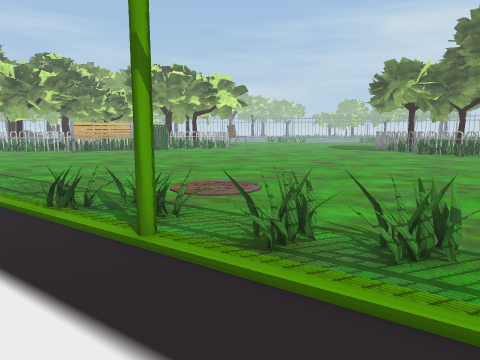
view 1 (above)

24 first-person views from a walk through a Unity game level. The camera is 1.3 m above the floor, tilts 8° down and sees 70° across. The floor is counted in squares, 1 m on a side. Each view is taken from the middle of a square. On the plan, view 1 faces up. The plan holds only what a view shows up to about 15 squares ahead; the rest is blank. The place goes on beyond the plan. The player is left out. Some surface patterns are stand-ins.

view 2
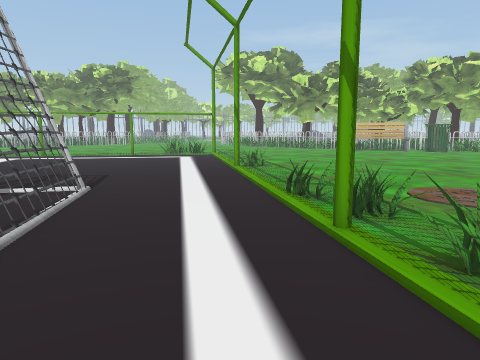

view 3
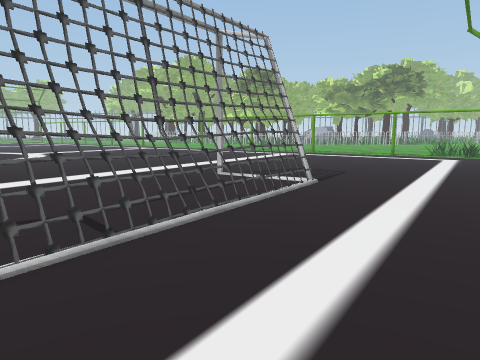

view 4
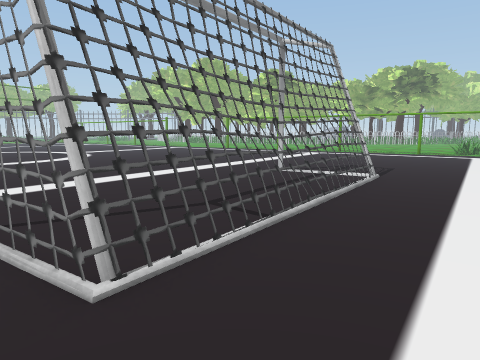

view 5
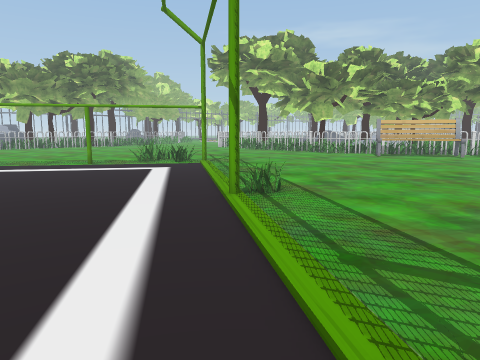

view 6
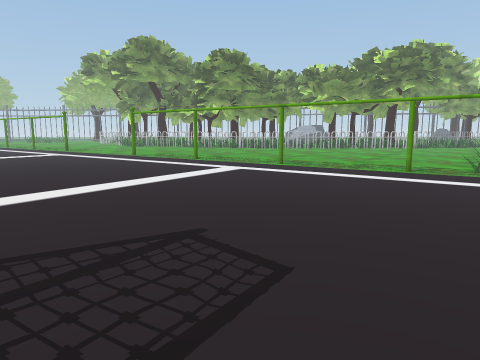

view 7
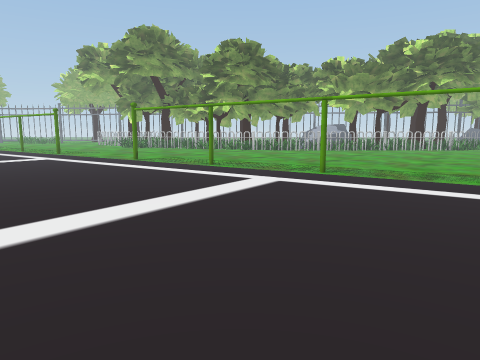

view 8
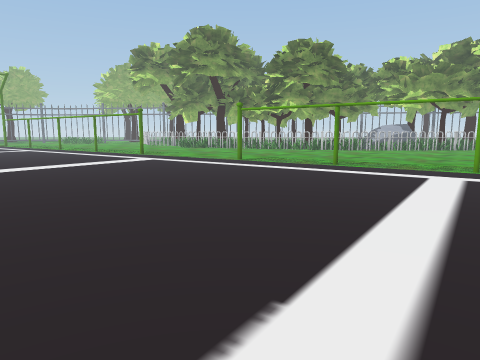

view 9
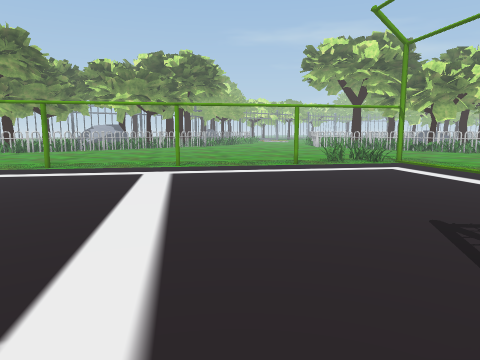

view 10
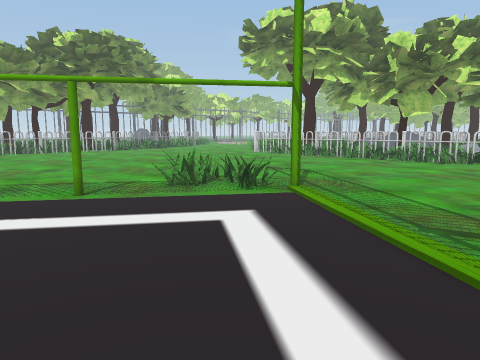

view 11
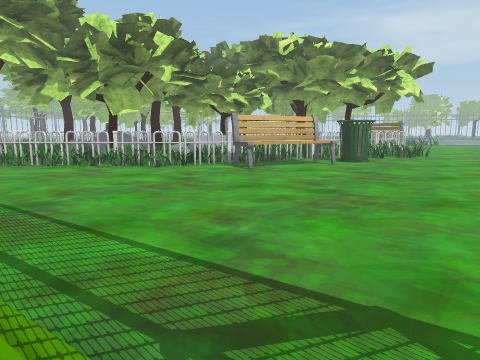

view 12
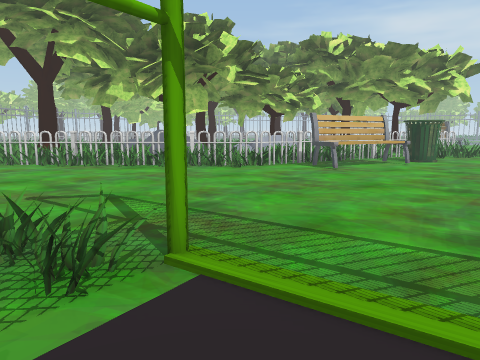

view 13
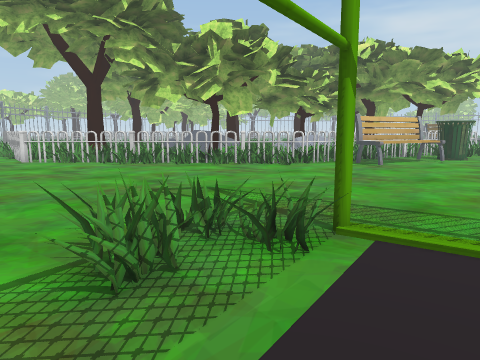

view 14
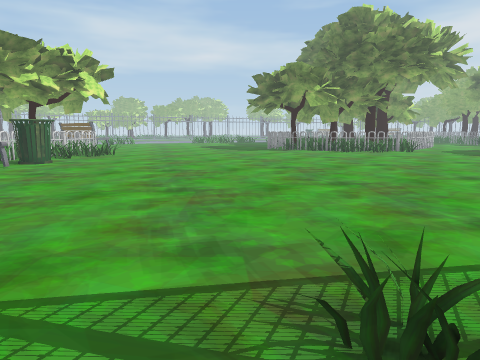

view 15
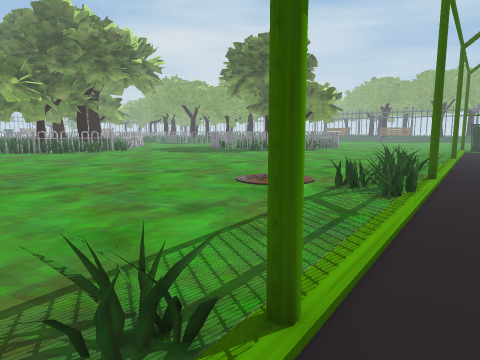

view 16
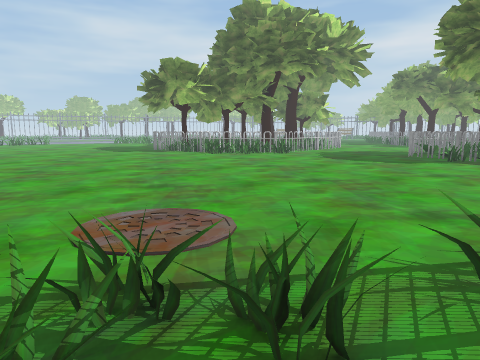

view 17
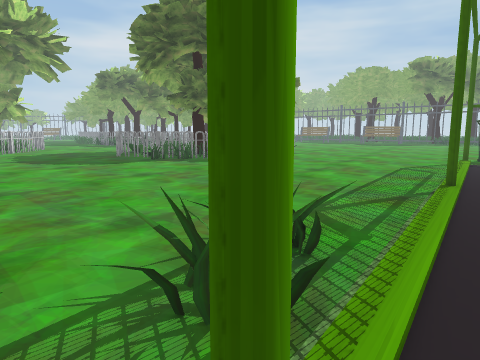

view 18
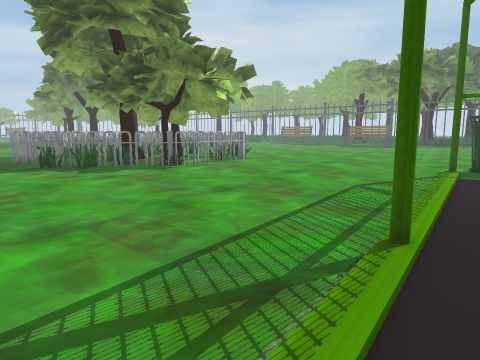

view 19
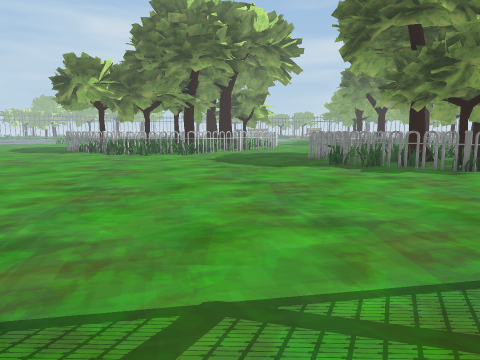

view 20
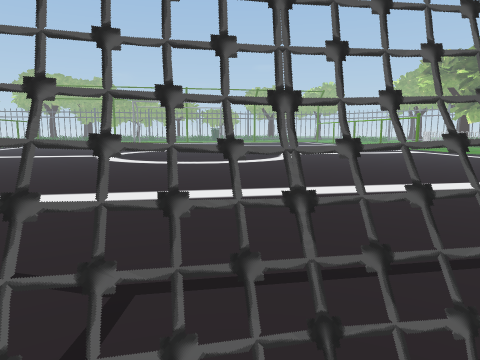

view 21
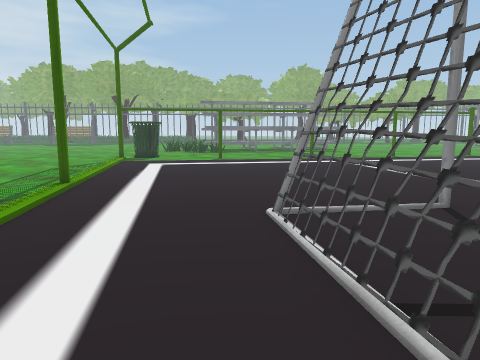

view 22
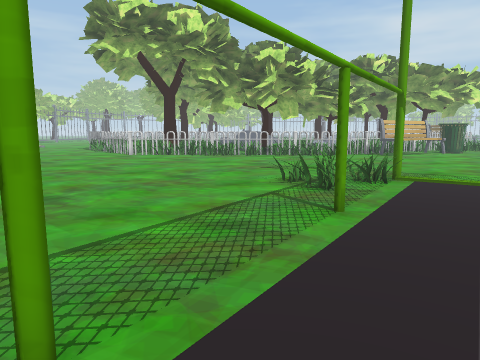

view 23
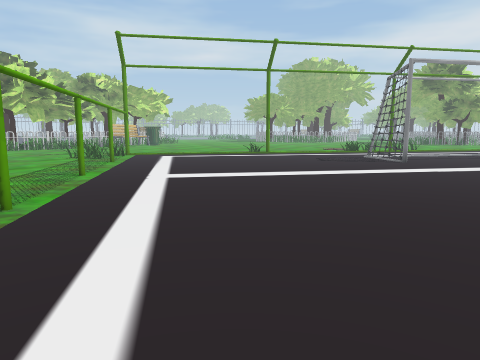

view 24
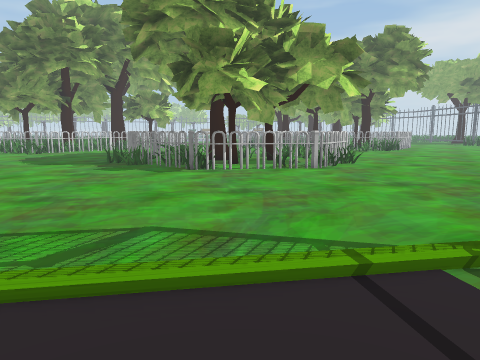

### Floor plan
Key: @ floor where view 1 was taken; # wall or solid block; x gap in a wall; . floor; = window, fence, low wall or low ledge; B bench; I bin; T tree; O other object.
Columns run from 24 left of view 1 to 21 right of it. Each row starts with its distance up from view 1.
 25     =#  =# ###  BIII....
 24 xxxxxxx##xxxx BBBB......
 23 .............BBB.......
 22 .............B.........
 21 ..........................
 20 ...........................
 19 ..............................
 18 ...............................
 17 ................................
 16 .................................
 15 ...................................
 14 ................................... ..
 13 .........===..........................
 12 ........=..#=.........................
 11 .......#=....==.......................  .#
 10 .......=......#=........................#
  9 ......=.........=.......................x
  8 .....=...........=.....  ..............##
  7 .....=............==...................x.. T
  6 ....=...............=..................x...T
  5 ... .................==................#=.T
  4 ...=...................=...............#..T.T
  3 ..=..............=......=...............#....
  2 .=#..............===.....==..............##..
  1 .=..............=..==......=..............#xxx
  0 =..............#....==..@...==................
 -1 =....................===.....#=...............
 -2 .......................==......==.............
 -3 ........................=.......#=............
 -4 .......................=..........=...........
 -5 ...................................==.....
 -6 ..................... ..............=O..

Where each view was taken, in squares from view 1:
view 1: 0 up, 0 right, facing up
view 2: 0 up, 1 right, facing up-left
view 3: 1 up, 2 right, facing left
view 4: 1 down, 3 right, facing left
view 5: 4 up, 3 left, facing up-left
view 6: 4 up, 6 left, facing left
view 7: 3 up, 9 left, facing left
view 8: 2 down, 9 left, facing left
view 9: 2 down, 9 left, facing up-left
view 10: 7 up, 10 left, facing up-left
view 11: 10 up, 11 left, facing up
view 12: 10 up, 14 left, facing up
view 13: 9 up, 16 left, facing up
view 14: 9 up, 10 left, facing up-right
view 15: 9 up, 10 left, facing right
view 16: 4 up, 3 left, facing up-right
view 17: 4 up, 2 left, facing right
view 18: 1 up, 2 right, facing right
view 19: 1 up, 2 right, facing up-right
view 20: 1 up, 2 left, facing down-left
view 21: 2 up, 3 left, facing down-right
view 22: 4 up, 19 left, facing up
view 23: 5 down, 24 left, facing up-right
view 24: 6 down, 8 right, facing up-right
